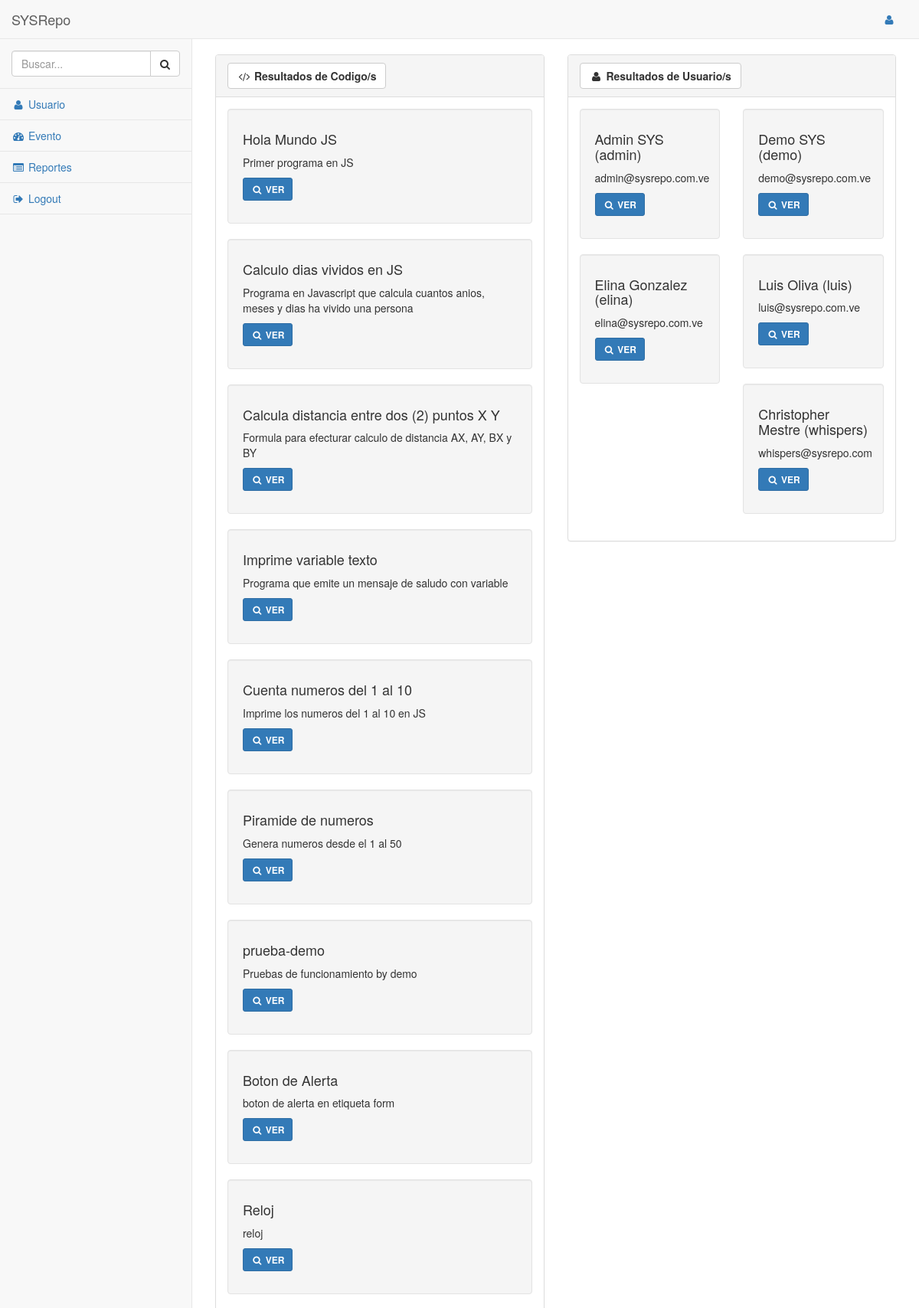
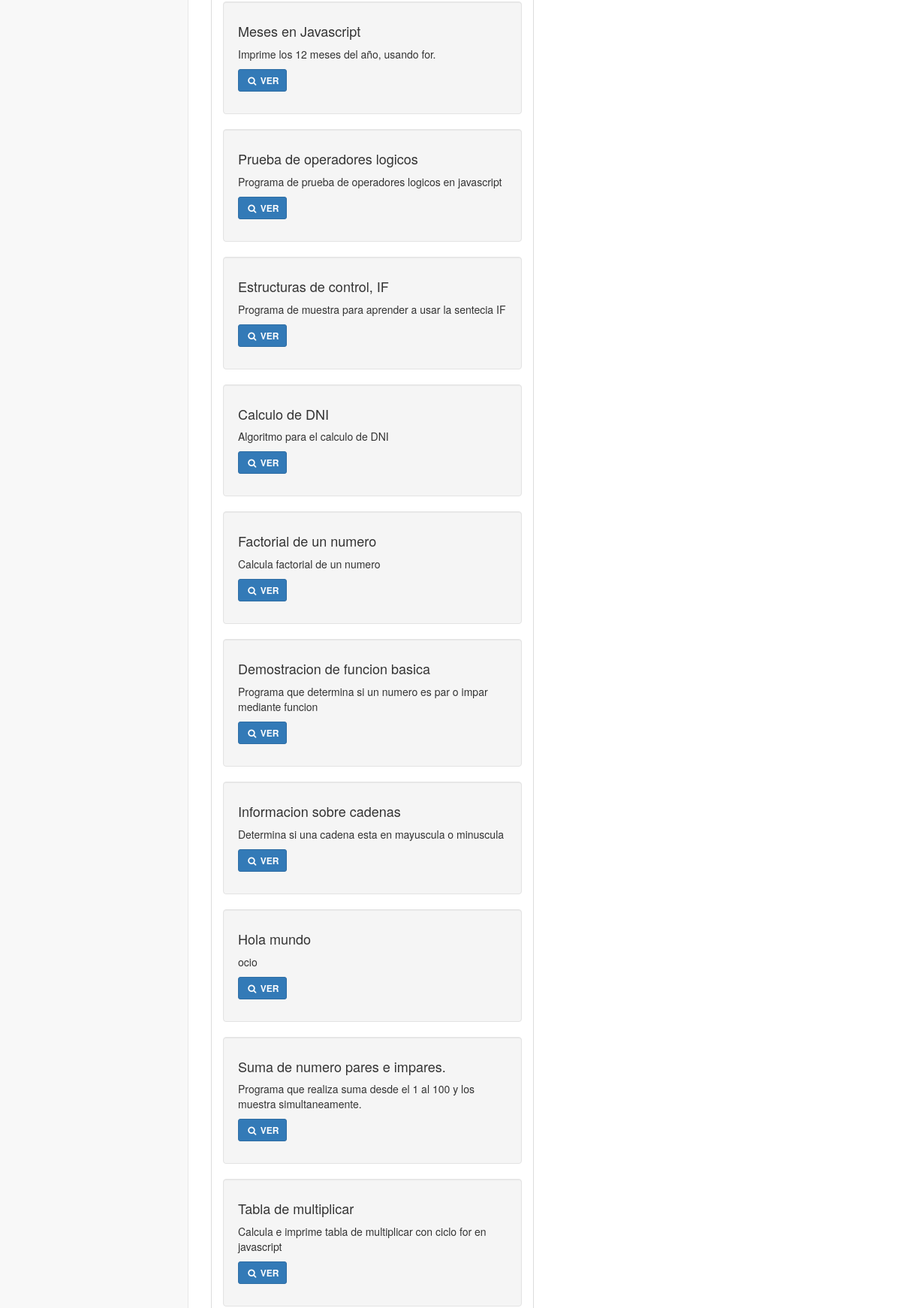
/index.php/codigo/search (upper part), run on the app's committed database (2 pictures, top to bottom).
### tables this page shows
CREATE TABLE IF NOT EXISTS `codigo` (
	`idcod` int(11) AUTO_INCREMENT NOT NULL COMMENT 'Identificador de codigo fuente.',
	`idcodori` int(11) NULL COMMENT 'Identificador de codigo fuente padre.',
	`idusu` int(11) NOT NULL COMMENT 'Identificador de usuario.',
	`titulo` varchar(100) NOT NULL COMMENT 'Titulo del codigo fuente.',
	`descripcion` varchar(100) NOT NULL COMMENT 'Descripcion del codigo fuente.',
	`lenguaje` varchar(15) NOT NULL COMMENT 'Lenguaje de programacion del codigo fuente.',
	`codigo` varchar(10000) NOT NULL COMMENT 'Codigo fuente.',
	`vistas` int(11) NOT NULL COMMENT 'Cantidad de vistas realizadas al codigo fuente.',
	`descargas` int(11) NOT NULL COMMENT 'Cantidad de descargas realizadas al codigo fuente.',
	`ejecuciones` int(11) NOT NULL COMMENT 'Cantidad de ejecuciones realizadas al codigo fuente.',
	`estado_codigo` int(1) NOT NULL COMMENT 'Codigo del estado de aprobacion del registro.',
	`fecha_registro` datetime NOT NULL COMMENT 'Fecha de creacion del registro.',
	`fecha_edicion` datetime NOT NULL COMMENT 'Fecha de ultima edicion del registro.',
	`estado_registro` int(1) NOT NULL COMMENT 'Codigo del estado del registro.',
	PRIMARY KEY (`idcod`)
);

CREATE TABLE IF NOT EXISTS `usuario` (
	`idusu` int(10) AUTO_INCREMENT NOT NULL COMMENT 'Identificador de usuario.',
	`idrol` varchar(3) NOT NULL COMMENT 'Identificador de rol de usuario.',
	`cedula` int(15) NOT NULL COMMENT 'Numero de cedula de identidad del usuario.',
	`nombre` varchar(50) NOT NULL COMMENT 'Nombres del usuario.',
	`apellido` varchar(50) NOT NULL COMMENT 'Apellidos del usuario.',
	`genero` varchar(15) NOT NULL COMMENT 'Genero del usuario.',
	`fecha_nacimiento` date NOT NULL COMMENT 'Fecha de nacimiento del usuario.',
	`nacionalidad` varchar(20) NOT NULL COMMENT 'Nacionalidad del usuario.',
	`direccion` varchar(50) NOT NULL COMMENT 'Dirección de residencia del usuario.',
	`telefono` varchar(15) NOT NULL COMMENT 'Teléfono de contacto.',
	`email` varchar(50) NOT NULL COMMENT 'Correo electrónico del usuario.',
	`user` varchar(15) NOT NULL COMMENT 'Nombre del usuario en la aplicación.',
	`pass` varchar(15) NOT NULL COMMENT 'Contraseña del usuario.',
	`fecha_registro` datetime NOT NULL COMMENT 'Fecha de creacion del registro.',
	`fecha_edicion` datetime NOT NULL COMMENT 'Fecha de ultima edicion del registro.',
	`estado_registro` int(1) NOT NULL COMMENT 'Codigo del estado del registro.',
	PRIMARY KEY (`idusu`)
);

### application/controllers/Codigo.php (called while the page is built, shortened)
<?php
class Codigo extends CI_Controller {
	function __construct(){
		$this->load->model(SYS_MODEL);
		$this->load->model(CODIGO_MODEL);
		$this->load->model(USUARIO_MODEL);
		$this->load->model(EVENTO_MODEL);
	}
	function search(){
		$data['codigo'] = $this->Sys_model->getCodigoByString($this->input->post(CODIGO));
		$data['codigo_rules'] = $this->Codigo_model->codigo_rules;
		$data['usuario'] = $this->Sys_model->getUsuarioByString($this->input->post(CODIGO));
		$data['usuario_rules'] = $this->Usuario_model->usuario_rules;
		$this->load->view(HEADER);
		$this->load->view(MENU);
		$this->load->view(SEARCH_CODIGO,$data);
		$this->load->view(FOOTER);
	}
}

### index.php (called while the page is built, shortened)
<?php
require_once BASEPATH.'core/CodeIgniter.php';

### application/models/Sys_model.php (called while the page is built, shortened)
<?php
class Sys_model extends CI_Model{
	function getCodigoByString($string){
		$this->db->from(TABLA_CODIGO);
		$this->db->where(TABLA_CODIGO.'.'.ESTADO_REGISTRO,ESTADO_REGISTRO_ACTIVO);
		$this->db->like(TABLA_CODIGO.'.'.TITULO,$string);
		$this->db->or_like(TABLA_CODIGO.'.'.DESCRIPCION,$string);
		$query=$this->db->get();
		if($query->num_rows()>0){
			return $query;
		}else{
			return false;
		}
	}
	function getUsuarioByString($string){
		$this->db->from(TABLA_USUARIO);
		$this->db->where(TABLA_USUARIO.'.'.ESTADO_REGISTRO,ESTADO_REGISTRO_ACTIVO);
		$this->db->like(TABLA_USUARIO.'.'.USER,$string);
		$this->db->or_like(TABLA_USUARIO.'.'.NOMBRE,$string);
		$this->db->or_like(TABLA_USUARIO.'.'.APELLIDO,$string);
		$this->db->or_like(TABLA_USUARIO.'.'.DIRECCION,$string);
		$query=$this->db->get();
		if($query->num_rows()>0){
			return $query;
		}else{
			return false;
		}
	}
}

### application/views/others/search_codigo.php (the view, shortened to what this page needs)
<div id="page-wrapper">
	<div class="row">
		<div class="col-lg-12">
			<br>
		</div>
	</div>
	<div class="row">
		<div class="col-lg-6">
			<div class="panel panel-default">
				<div class="panel-heading">
					<div class="row">
						<div class="col-lg-12">
							<div class="btn btn-default">
								<i class="fa fa-code fa-fw"></i><strong> <?= TITULO_RESULTADOS_CODIGO; ?></strong>
							</div>
						</div>
					</div>
				</div>
				<div class="panel-body">
					<div class="row">
<?php
if($codigo){
	foreach($codigo->result() as $codigo_row){
?>
						<div class="col-lg-12">
							<div class="well">
								<h4><?= $codigo_row->titulo; ?></h4>
								<p><?= $codigo_row->descripcion; ?></p>
								<p><a href="<?= base_url(PATH_MENU)."/".CODIGO_GET."/".$codigo_row->idcod; ?>" class="btn btn-primary btn-sm"><i class="fa fa-search fa-fw"></i> <strong>VER</strong></a></p>
							</div>
						</div>
<?php
	}
}
?>
						</div>
				</div>
			</div>
		</div>
		<div class="col-lg-6">
			<div class="panel panel-default">
				<div class="panel-heading">
					<div class="row">
						<div class="col-lg-12">
							<div class="btn btn-default">
								<i class="fa fa-user fa-fw"></i><strong> <?= TITULO_RESULTADOS_USUARIO; ?></strong>
							</div>
						</div>
					</div>
				</div>
				<div class="panel-body">
					<div class="row">
<?php
if($usuario){
	foreach($usuario->result() as $usuario_row){
?>
						<div class="col-lg-6">
							<div class="well">
								<h4><?= $usuario_row->nombre.' '.$usuario_row->apellido.' ('.$usuario_row->user.')'; ?></h4>
								<p><?= $usuario_row->email; ?></p>
								<p><a href="<?= base_url(PATH_MENU)."/".USUARIO_GET."/".$usuario_row->idusu; ?>" class="btn btn-primary btn-sm"><i class="fa fa-search fa-fw"></i> <strong>VER</strong></a></p>
							</div>
						</div>
<?php
	}
}
?>
					</div>
				</div>
			</div>
		</div>
	</div>
</div>

### data on the page
codigo: titulo "Hola Mundo JS", descripcion "Primer programa en JS"
codigo: titulo "Calculo dias vividos en JS", descripcion "Programa en Javascript que calcula cuantos anios, meses y dias ha vivido una persona"
codigo: titulo "Calcula distancia entre dos (2) puntos X Y", descripcion "Formula para efecturar calculo de distancia AX, AY, BX y BY"
codigo: titulo "Imprime variable texto", descripcion "Programa que emite un mensaje de saludo con variable"
codigo: titulo "Cuenta numeros del 1 al 10", descripcion "Imprime los numeros del 1 al 10 en JS"
codigo: titulo "Piramide de numeros", descripcion "Genera numeros desde el 1 al 50"
codigo: titulo "prueba-demo", descripcion "Pruebas de funcionamiento by demo"
codigo: titulo "Boton de Alerta", descripcion "boton de alerta en etiqueta form"
codigo: titulo "Reloj", descripcion "reloj"
codigo: titulo "Meses en Javascript", descripcion "Imprime los 12 meses del año, usando for."
codigo: titulo "Prueba de operadores logicos", descripcion "Programa de prueba de operadores logicos en javascript"
codigo: titulo "Estructuras de control, IF", descripcion "Programa de muestra para aprender a usar la sentecia IF"
codigo: titulo "Calculo de DNI", descripcion "Algoritmo para el calculo de DNI"
codigo: titulo "Factorial de un numero", descripcion "Calcula factorial de un numero"
codigo: titulo "Demostracion de funcion basica", descripcion "Programa que determina si un numero es par o impar mediante funcion"
codigo: titulo "Informacion sobre cadenas", descripcion "Determina si una cadena esta en mayuscula o minuscula"
codigo: titulo "Hola mundo", descripcion "ocio"
codigo: titulo "Suma de numero pares e impares.", descripcion "Programa que realiza suma desde el 1 al 100 y los muestra simultaneamente."
codigo: titulo "Tabla de multiplicar", descripcion "Calcula e imprime tabla de multiplicar con ciclo for en javascript"
usuario: nombre "Admin", apellido "SYS", user "admin", email "admin@sysrepo.com.ve"
usuario: nombre "Demo", apellido "SYS", user "demo", email "demo@sysrepo.com.ve"
usuario: nombre "Elina", apellido "Gonzalez", user "elina", email "elina@sysrepo.com.ve"
usuario: nombre "Luis", apellido "Oliva", user "luis", email "luis@sysrepo.com.ve"
usuario: nombre "Christopher", apellido "Mestre", user "whispers", email "whispers@sysrepo.com"

### other printed values
TITULO_MENU "SYSRepo"
MENU_USUARIO "Usuario"
MENU_EVENTO "Evento"
MENU_REPORTE "Reportes"
MENU_LOGOUT "Logout"
TITULO_RESULTADOS_CODIGO "Resultados de Codigo/s"
TITULO_RESULTADOS_USUARIO "Resultados de Usuario/s"
